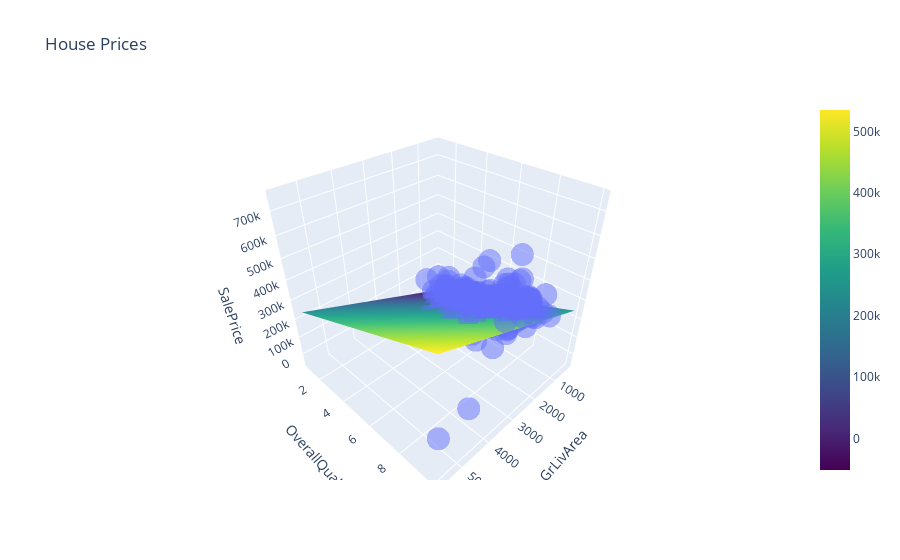

Here is the notebook cell this chart was saved with:
### Code cell
surface_3d(
    train,
    f1='GrLivArea',
    f2='OverallQual',
    target='SalePrice',
    title='House Prices'
)

### Figure 1 — Plotly figure (JSON) as saved in the notebook; plotly's stock layout.template omitted (floating-point values rounded to 4 significant figures; data arrays with more than 128 entries replaced by an {"elided": "..."} marker saying what was removed)
{"data": [{"hovertemplate": "GrLivArea=%{x}<br>OverallQual=%{y}<br>SalePrice=%{z}<extra></extra>", "legendgroup": "", "marker": {"color": "#636efa", "opacity": 0.5, "symbol": "circle"}, "mode": "markers", "name": "", "scene": "scene", "showlegend": false, "type": "scatter3d", "x": {"elided": "1095 int values"}, "y": {"elided": "1095 int values"}, "z": {"elided": "1095 int values"}}, {"colorscale": [[0, "#440154"], [0.1111, "#482878"], [0.2222, "#3e4989"], [0.3333, "#31688e"], [0.4444, "#26828e"], [0.5556, "#1f9e89"], [0.6667, "#35b779"], [0.7778, "#6ece58"], [0.8889, "#b5de2b"], [1, "#fde725"]], "type": "surface", "x": [334, 613.4, 892.7, 1172.0, 1451.0, 1731.0, 2010.0, 2290.0, 2569.0, 2848.0, 3128.0, 3407.0, 3686.0, 3966.0, 4245.0, 4525.0, 4804.0, 5083.0, 5363.0, 5642], "y": [1, 1.474, 1.947, 2.421, 2.895, 3.368, 3.842, 4.316, 4.789, 5.263, 5.737, 6.211, 6.684, 7.158, 7.632, 8.105, 8.579, 9.053, 9.526, 10], "z": {"elided": "20x20 float values"}}], "layout": {"legend": {"tracegroupgap": 0}, "scene": {"domain": {"x": [0, 1], "y": [0, 1]}, "xaxis": {"title": {"text": "GrLivArea"}}, "yaxis": {"title": {"text": "OverallQual"}}, "zaxis": {"title": {"text": "SalePrice"}}}, "title": {"text": "House Prices"}}}
